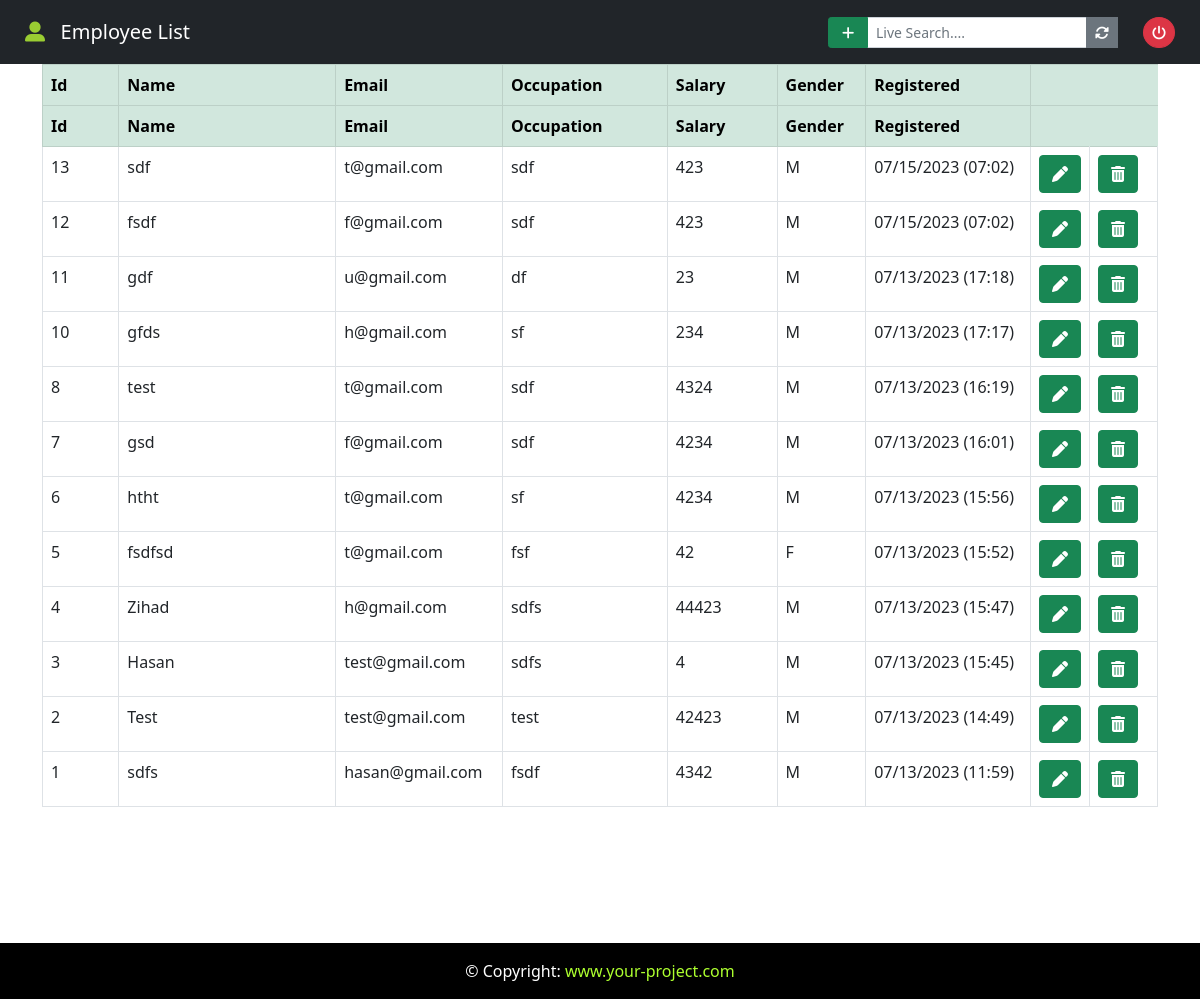
The app's page / (signed in), older data.
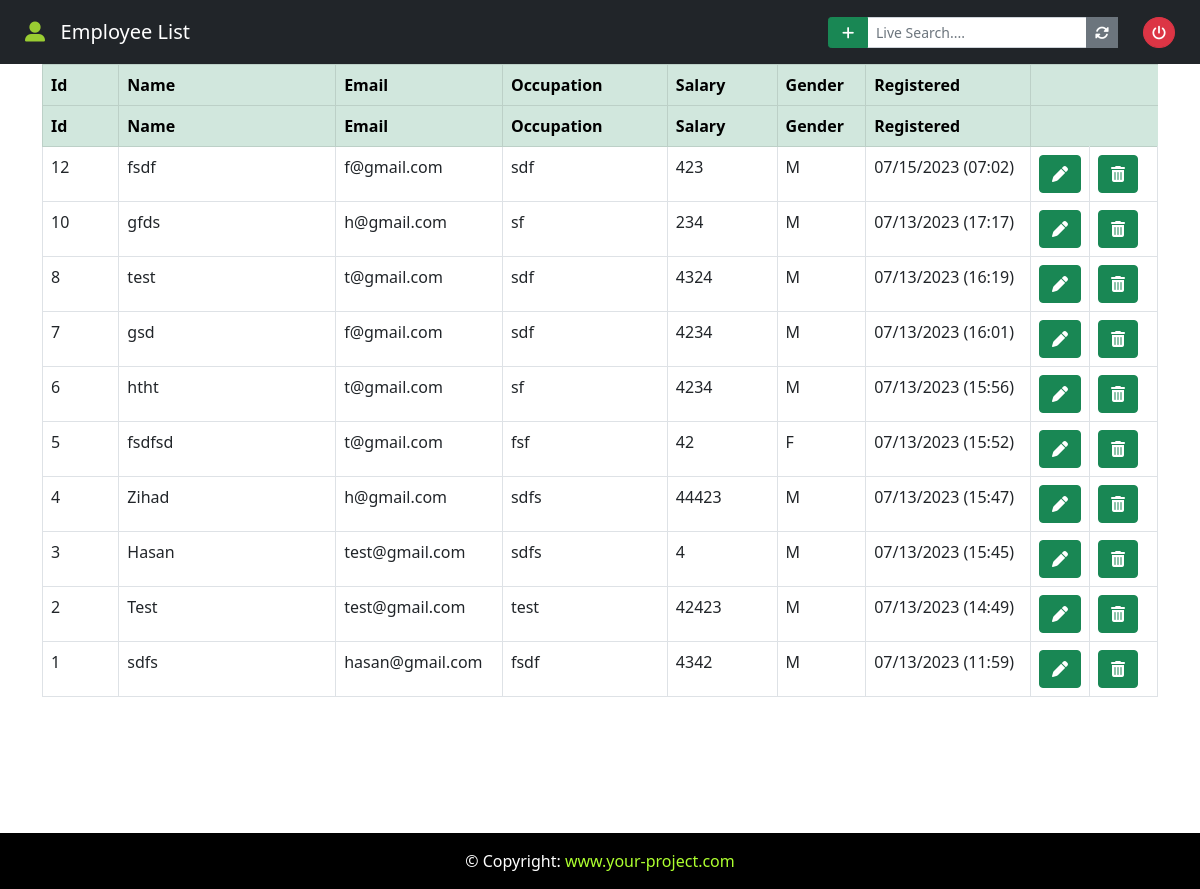
The same page, newer data.
### App/models.py (models this page shows, shortened)
class Employee(models.Model):
    GENDER = (
        ('M','M'),
        ('F','F'),
    )
    id = models.IntegerField(primary_key=True)
    name = models.CharField(max_length=100)
    email = models.CharField(max_length=100)
    occupation = models.CharField(max_length=100)
    salary = models.CharField(max_length=100)
    gender = models.CharField(max_length=100, null=True, choices=GENDER)
    note = models.TextField()
    created_at = models.DateTimeField(auto_now_add=True)

### App/views.py (the view)
# urls.py: path('',views.home,name="home"),
@login_required(login_url="/login/")
@cache_control(no_cache=True,must_revalidate=True,no_store = True)
def home(request):
    employ_list = Employee.objects.all().order_by('-created_at')
    return render(request,"home.html",{"employees":employ_list})

### App/templates/home.html (shortened to what this page needs)
{% extends 'base.html' %}
{% block navbar-content %}
<i style="color:yellowgreen;" class="fas fa-user-alt"></i>&nbsp;&nbsp; Employee List
{% endblock navbar-content %}
{% block content %}
<div class="container">
            <table id="example" class="table table-bordered"  style="width:100%">
                <thead class="table-success">
                    <tr>
                        <th style="width: 7%;">Id</th>
                        <th style="width: 20%;">Name</th>
                        <th style="width: 15%;">Email</th>
                        <th style="width: 15%;">Occupation</th>
                        <th style="width: 10%;">Salary</th>
                        <th style="width: 8%;">Gender</th>
                        <th style="width: 15%;">Registered</th>
                        <th class="action-color" style="width: 5%;">Edit</th>
                        <th class="action-color" style="width: 5%;">Delete</th>
                    </tr>
                </thead>
                <tbody>
                    {% for employee in employees %}
                    <tr>
                        <td>{{ employee.id}}</td>
                        <td>{{ employee.name}}</td>
                        <td>{{ employee.email}}</td>
                        <td>{{ employee.occupation}}</td>
                        <td>{{ employee.salary}}</td>
                        <td>{{ employee.gender}}</td>
                        <td>{{ employee.created_at | date:'m/d/Y (H:i)'}}</td>
                        <td>
                            <a class="btn btn-success text-center" title="Edit employee" data-bs-toggle="modal"
                                data-bs-target="#editModal{{ employee.pk}}">
                                <i class="fas fa-pen"></i>
                            </a>
                        </td>
                        <td>
                            <a class="btn btn-success text-center" title="Delete employee" data-bs-toggle="modal"
                            data-bs-target="#deleteModal{{ employee.pk}}">
                                <i class="fas fa-trash-alt"></i>
                            </a>
                        </td>
                    </tr>
                    {% include 'modals/delete.html'%}
                    {% endfor %}
                </tbody>
            </table>
    <br>
    <br>
</div>
<br><br><br>
{% endblock content %}

### App/templates/base.html (shortened to what this page needs)
{% load static %}
<!DOCTYPE html>
<html lang="en">
<head>
    <link href="https://cdn.jsdelivr.net/npm/bootstrap@5.0.2/dist/css/bootstrap.min.css" rel="stylesheet"
>
    <link rel="stylesheet" href="https://cdnjs.cloudflare.com/ajax/libs/font-awesome/6.4.0/css/all.min.css"
 />
    <link href={% static "css/style.css" %} rel="stylesheet">
    <link
        href="https://cdn.datatables.net/v/bs5/jq-3.7.0/jszip-3.10.1/dt-1.13.5/b-2.4.0/b-html5-2.4.0/b-print-2.4.0/datatables.min.css"
        rel="stylesheet" />
</head>
<body>
    <div class="wrapper">
        <header>
            <nav class="navbar navbar-expand-lg navbar-dark bg-dark">
                <div class="col-sm">
                    <a class="navbar-brand flex-grow-1" style="text-align: center; color:#fff; margin-left: 25px;">
                        {% block navbar-content %} {% endblock navbar-content %}
                    </a>
                </div>
                {% block nav-btn %}
                <div class="d-flex" style="margin-right: 25px;">
                    <div class="input-group input-group-sm">
                        <a class="btn btn-success btn-sm" style="width: 40px;" title="Add Employee" data-bs-toggle="modal"
                            data-bs-target="#addModal">
                            <i class="fas fa-plus"></i>
                        </a>
                        <input class="form-control" type="search" id="search" placeholder="Live Search...."
                            aria-label="search">
                        <a href="{% url 'home' %}" class="btn btn-secondary btn-sm" title="Refresh"><i class="fas fa-sync-alt"></i></a>
                        <a href="/logout" class="btn btn-danger btn-sm" style="margin-left: 25px;border-radius: 50%;" title="Logout" data-bs-toggle="modal" data-bs-target="#logoutModal">
                        <i class="fas fa-power-off"></i></a>
                    </div>
                </div>
                {% endblock nav-btn %}
            </nav>
        </header>
        {% block content %} {% endblock content %}
    <footer class="bg-dark text-center text-lg-start" id="footer" style="color:#fff;">
        <div class="text-center p-3" style="background-color: rgba(0,0,0.2);"> &copy; Copyright:
            <a class="text-light" href="#" style="text-decoration: none;">
                <span style="color:greenyellow;">
                    www.your-project.com
                </span>
            </a>
        </div>
    </footer>
</body>
</html>

### App/templates/edit.html (shortened to what this page needs)
{% extends 'add.html' %}

### App/templates/modals/delete.html (shortened to what this page needs)
{% extends 'modals/baseModal.html' %}
{% block modal-id %}id="deleteModal{{ employee.pk}}"{% endblock modal-id %}

### App/templates/modals/basemodal.html (shortened to what this page needs)
<div class="modal fade" {% block modal-id %}{% endblock modal-id %}  tabindex="-1" aria-labelledby="exampleModalLabel" aria-hidden="true">

### App/templates/modals/logout.html (shortened to what this page needs)
{% extends 'modals/baseModal.html' %}

### App/static/css/style.css (style rules this page uses)
html, body { height: 100%; margin: 0; max-width: 100%; }
.wrapper { min-height: 100%; margin-bottom: -50px; }
#footer, .push { height: 50px; }
.action-color { color: transparent; }
th:nth-child(8), th:nth-child(9) { border: none; }
nav.navbar.navbar-expand-lg.navbar-dark.bg-dark { height: 8vh; }

Row changes from the older to the newer data that the page shows:
removed Employee: id "13", name "sdf", email "t@gmail.com", occupation "sdf", salary "423", gender "M", created_at "07/15/2023 (07:02)"
removed Employee: id "11", name "gdf", email "u@gmail.com", occupation "df", salary "23", gender "M", created_at "07/13/2023 (17:18)"
